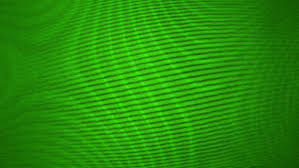
%> input picture moire2.jpg, 299 x 168 px
$ octave rgb_and_pca.m   (GNU Octave 9; MATLAB toolbox functions it lacks are replaced by stand-ins)
%> lines starting %> are read from the running program, lines starting %| are printed output that depends on the picture
clc;
close all;
clear;
workspace;
format long g;
format compact;
fontSize = 24;

%%
H = 50;K=50;
[y,x]=meshgrid(1:K,1:H);
moireImage0= imread('moire2.jpg');
%> moireImage0 is the input picture: size 168x299x3 uint8; mean R, G, B 37.2, 142.4, 9.2
[H,K,~] = size(moireImage0)
%> H = 168; K = 299
subplot(311),imshow(moireImage0)
%%
[R,G,B] = imsplit(moireImage0);
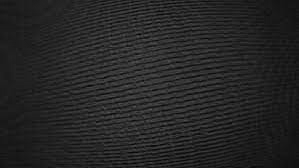
%> R: size 168x299 uint8; min 0, max 92, mean 37.2
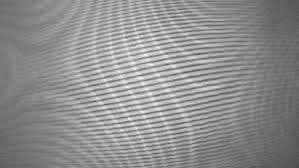
%> G: size 168x299 uint8; min 77, max 250, mean 142.4
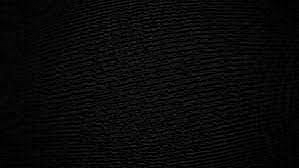
%> B: size 168x299 uint8; min 0, max 54, mean 9.2
%moireImage0=(im2gray(moireImage0));
subplot(334),imshow(R),title('Red Channel')
subplot(335),imshow(G),title('Red Channel')
subplot(336),imshow(B),title('Blue Channel')
%moireImage0=double(moireImage0);

%%
X = double(reshape(moireImage0, H*K, 3));
coeff = pca(X);
%> coeff = [0.358 0.596 0.719; 0.92 -0.358 -0.161; 0.162 0.719 -0.676]

Itransformed = X * coeff;

pca1Image = reshape(Itransformed(:,1), H,K);
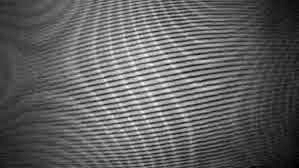
%> pca1Image: size 168x299 double; min 78.1, max 256.8, mean 145.8; drawn with min black and max white
pca2Image = reshape(Itransformed(:,2), H,K);
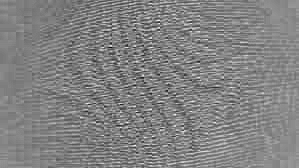
%> pca2Image: size 168x299 double; min -66.95, max 20.62, mean -22.2; drawn with min black and max white
pca3Image = reshape(Itransformed(:,3), H,K);
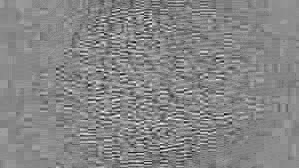
%> pca3Image: size 168x299 double; min -24.12, max 17.09, mean -2.41; drawn with min black and max white
subplot(337),imshow(pca1Image,[]),title('First principal component')
subplot(338),imshow(pca2Image,[]),title('Second principal component')
subplot(339),imshow(pca3Image,[]),title('Third principal component')

$ run again, with moire1.jpg copied over moire2.jpg
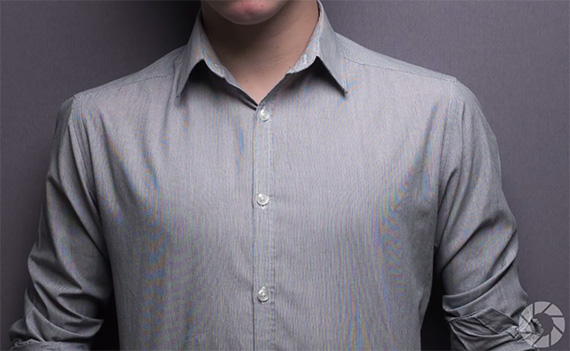
%> input picture moire1.jpg, 570 x 351 px
%> moireImage0 is the input picture: size 351x570x3 uint8; mean R, G, B 113, 109.2, 118.9
%> `[R,G,B] = imsplit(moireImage0);`:
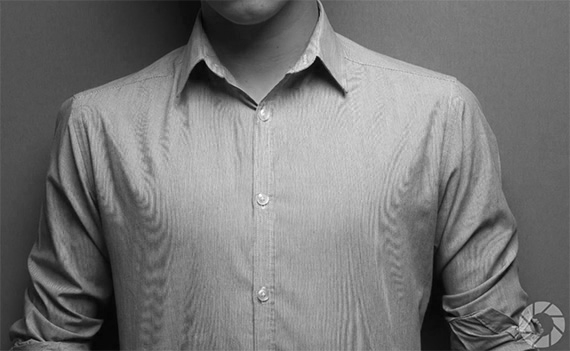
%> B: size 351x570 uint8; min 0, max 255, mean 118.9
%> coeff = [0.566 0.735 -0.373; 0.571 -0.0234 0.82; 0.594 -0.678 -0.433]
%> `pca3Image = reshape(Itransformed(:,3), H,K);`:
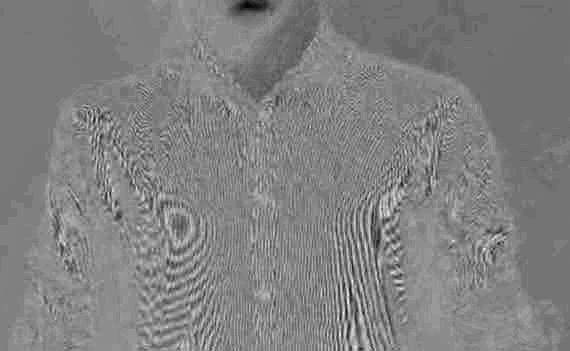
%> pca3Image: size 351x570 double; min -26.38, max 17.57, mean -4.09; drawn with min black and max white

$ run again, with moire4.jpg copied over moire2.jpg
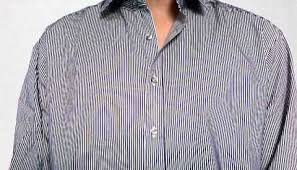
%> input picture moire4.jpg, 297 x 170 px
%> moireImage0 is the input picture: size 170x297x3 uint8; mean R, G, B 167.4, 163.5, 172.1
%> coeff = [0.58 0.729 -0.364; 0.584 -0.0599 0.81; 0.569 -0.682 -0.46]
%> `pca2Image = reshape(Itransformed(:,2), H,K);`:
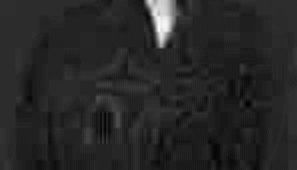
%> pca2Image: size 170x297 double; min -20.71, max 80.39, mean -5.1; drawn with min black and max white
%> `pca3Image = reshape(Itransformed(:,3), H,K);`:
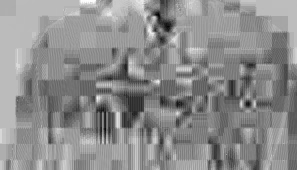
%> pca3Image: size 170x297 double; min -20.78, max 2.92, mean -7.68; drawn with min black and max white
